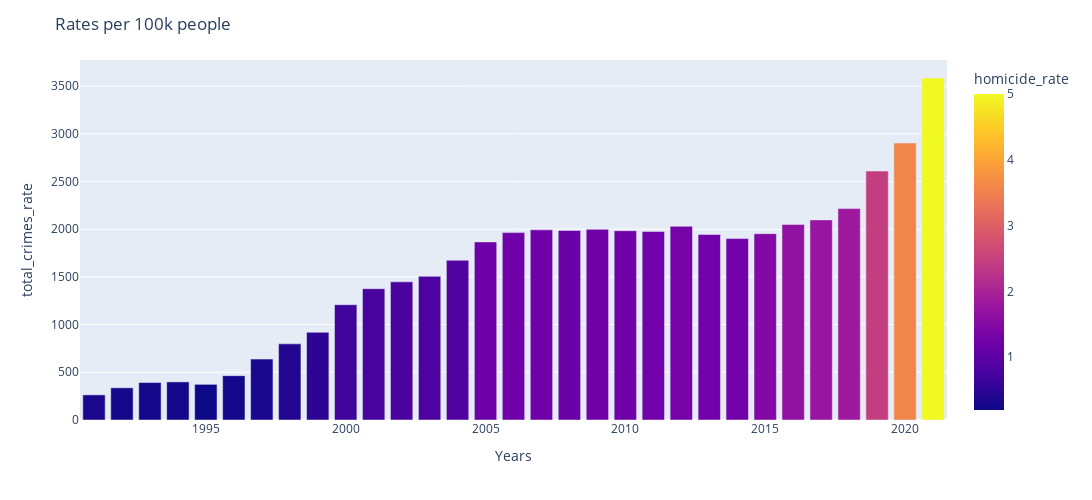

Source (notebook cell):
### Code cell
fig = px.bar(df, y="total_crimes_rate", color="homicide_rate")
fig.update_layout(xaxis_title="Years", title = "Rates per 100k people", width=1200, height=500, autosize=True)
fig.show()

### Figure 1 — Plotly figure (JSON) as saved in the notebook; plotly's stock layout.template omitted (floating-point values rounded to 4 significant figures)
{"data": [{"alignmentgroup": "True", "hovertemplate": "index=%{x}<br>total_crimes_rate=%{y}<br>homicide_rate=%{marker.color}<extra></extra>", "legendgroup": "", "marker": {"color": [0.3301, 0.2881, 0.2732, 0.2695, 0.1968, 0.271, 0.3228, 0.4027, 0.4917, 0.6702, 0.7587, 0.7878, 0.818, 0.8863, 1.205, 1.241, 1.238, 1.154, 1.234, 1.228, 1.255, 1.318, 1.258, 1.266, 1.468, 1.658, 1.745, 1.832, 2.453, 3.587, 5.004], "coloraxis": "coloraxis", "pattern": {"shape": ""}}, "name": "", "offsetgroup": "", "orientation": "v", "showlegend": false, "textposition": "auto", "type": "bar", "x": [1991, 1992, 1993, 1994, 1995, 1996, 1997, 1998, 1999, 2000, 2001, 2002, 2003, 2004, 2005, 2006, 2007, 2008, 2009, 2010, 2011, 2012, 2013, 2014, 2015, 2016, 2017, 2018, 2019, 2020, 2021], "xaxis": "x", "y": [263.4, 337.7, 392.5, 399.4, 373.8, 464.7, 638.5, 797.9, 918.6, 1209.0, 1376.0, 1448.0, 1505.0, 1674.0, 1867.0, 1964.0, 1993.0, 1987.0, 1998.0, 1984.0, 1975.0, 2030.0, 1945.0, 1901.0, 1953.0, 2050.0, 2097.0, 2216.0, 2609.0, 2903.0, 3584.0], "yaxis": "y"}], "layout": {"autosize": true, "barmode": "relative", "coloraxis": {"colorbar": {"title": {"text": "homicide_rate"}}, "colorscale": [[0, "#0d0887"], [0.1111, "#46039f"], [0.2222, "#7201a8"], [0.3333, "#9c179e"], [0.4444, "#bd3786"], [0.5556, "#d8576b"], [0.6667, "#ed7953"], [0.7778, "#fb9f3a"], [0.8889, "#fdca26"], [1, "#f0f921"]]}, "height": 500, "legend": {"tracegroupgap": 0}, "margin": {"t": 60}, "title": {"text": "Rates per 100k people"}, "width": 1200, "xaxis": {"anchor": "y", "domain": [0, 1], "title": {"text": "Years"}}, "yaxis": {"anchor": "x", "domain": [0, 1], "title": {"text": "total_crimes_rate"}}}}
